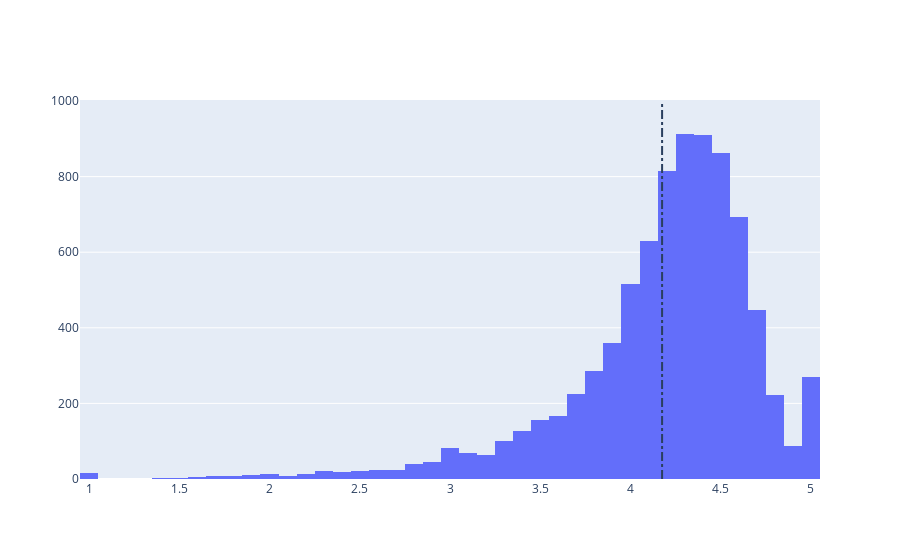

Notebook code for this chart:
### Code cell
import plotly
plotly.offline.init_notebook_mode(connected=True)
import plotly.graph_objs as go

# Average rating of apps
avg_app_rating = apps['Rating'].mean()
print('Average app rating = ', avg_app_rating)

# Distribution of apps according to their ratings
data = [go.Histogram(
        x = apps['Rating']
)]

# Vertical dashed line to indicate the average app rating
layout = {'shapes': [{
              'type' :'line',
              'x0': avg_app_rating,
              'y0': 0,
              'x1': avg_app_rating,
              'y1': 1000,
              'line': { 'dash': 'dashdot'}
          }]
          }

plotly.offline.iplot({'data': data, 'layout': layout})

### Figure 1 — Plotly figure (JSON) as saved in the notebook; plotly's stock layout.template omitted (floating-point values rounded to 4 significant figures; data arrays with more than 128 entries replaced by an {"elided": "..."} marker saying what was removed)
{"data": [{"type": "histogram", "x": {"elided": "9744 float values"}}], "layout": {"shapes": [{"line": {"dash": "dashdot"}, "type": "line", "x0": 4.175, "x1": 4.175, "y0": 0, "y1": 1000}]}}
